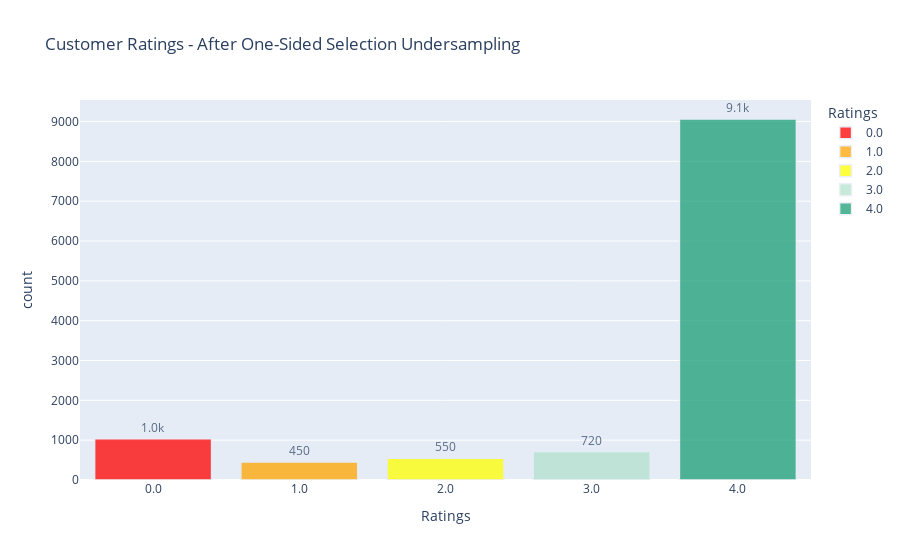

Notebook source saved alongside this figure:
### Markdown cell above
## Checking for Class Imbalance after One-Sided Selection Undersampling

### Code cell
# create a data frame to count the number of customer reviews by products and also rename a column as count
rating_counts = pd.DataFrame(pd.DataFrame(Y_train_oss).rename(columns = {0:'review_star'}).value_counts()).reset_index().rename( \
    columns={'review_star': 'Ratings', 0:'count'})

# add a sort index
rating_counts['Ratings_for_sorting'] = rating_counts['Ratings']

# convert ratings to str type for visualization
rating_counts['Ratings'] = rating_counts['Ratings'].astype(str)

# Sort order by custom column and display 
rating_counts.sort_values(by=['Ratings_for_sorting'], inplace = True)

# use plotly to create a bar graph of number of reviews by brand and using customized color coding 
fig = px.bar(rating_counts, x="Ratings", y="count", color="Ratings", 
             title= "Customer Ratings - After One-Sided Selection Undersampling", text_auto = '.2s', 
             color_discrete_map={'0.0':'red', '1.0':'orange', '2.0': 'yellow',
                                 '3.0':'rgb(179,226,205)', '4.0':'rgb(27,158,119)'})

# figure customization
fig.update_traces(textfont_size=12, textangle=0, textposition="outside", cliponaxis=False,
 marker_line_width=1.5, opacity = 0.75)

### Figure 1 — Plotly figure (JSON) as saved in the notebook; plotly's stock layout.template omitted (floating-point values rounded to 4 significant figures)
{"data": [{"alignmentgroup": "True", "cliponaxis": false, "hovertemplate": "Ratings=%{x}<br>count=%{y}<extra></extra>", "legendgroup": "0.0", "marker": {"color": "red", "line": {"width": 1.5}, "pattern": {"shape": ""}}, "name": "0.0", "offsetgroup": "0.0", "opacity": 0.75, "orientation": "v", "showlegend": true, "textangle": 0, "textfont": {"size": 12}, "textposition": "outside", "texttemplate": "%{y:.2s}", "type": "bar", "x": ["0.0"], "xaxis": "x", "y": [1035], "yaxis": "y"}, {"alignmentgroup": "True", "cliponaxis": false, "hovertemplate": "Ratings=%{x}<br>count=%{y}<extra></extra>", "legendgroup": "1.0", "marker": {"color": "orange", "line": {"width": 1.5}, "pattern": {"shape": ""}}, "name": "1.0", "offsetgroup": "1.0", "opacity": 0.75, "orientation": "v", "showlegend": true, "textangle": 0, "textfont": {"size": 12}, "textposition": "outside", "texttemplate": "%{y:.2s}", "type": "bar", "x": ["1.0"], "xaxis": "x", "y": [451], "yaxis": "y"}, {"alignmentgroup": "True", "cliponaxis": false, "hovertemplate": "Ratings=%{x}<br>count=%{y}<extra></extra>", "legendgroup": "2.0", "marker": {"color": "yellow", "line": {"width": 1.5}, "pattern": {"shape": ""}}, "name": "2.0", "offsetgroup": "2.0", "opacity": 0.75, "orientation": "v", "showlegend": true, "textangle": 0, "textfont": {"size": 12}, "textposition": "outside", "texttemplate": "%{y:.2s}", "type": "bar", "x": ["2.0"], "xaxis": "x", "y": [548], "yaxis": "y"}, {"alignmentgroup": "True", "cliponaxis": false, "hovertemplate": "Ratings=%{x}<br>count=%{y}<extra></extra>", "legendgroup": "3.0", "marker": {"color": "rgb(179,226,205)", "line": {"width": 1.5}, "pattern": {"shape": ""}}, "name": "3.0", "offsetgroup": "3.0", "opacity": 0.75, "orientation": "v", "showlegend": true, "textangle": 0, "textfont": {"size": 12}, "textposition": "outside", "texttemplate": "%{y:.2s}", "type": "bar", "x": ["3.0"], "xaxis": "x", "y": [715], "yaxis": "y"}, {"alignmentgroup": "True", "cliponaxis": false, "hovertemplate": "Ratings=%{x}<br>count=%{y}<extra></extra>", "legendgroup": "4.0", "marker": {"color": "rgb(27,158,119)", "line": {"width": 1.5}, "pattern": {"shape": ""}}, "name": "4.0", "offsetgroup": "4.0", "opacity": 0.75, "orientation": "v", "showlegend": true, "textangle": 0, "textfont": {"size": 12}, "textposition": "outside", "texttemplate": "%{y:.2s}", "type": "bar", "x": ["4.0"], "xaxis": "x", "y": [9064], "yaxis": "y"}], "layout": {"barmode": "relative", "legend": {"title": {"text": "Ratings"}, "tracegroupgap": 0}, "title": {"text": "Customer Ratings - After One-Sided Selection Undersampling"}, "xaxis": {"anchor": "y", "categoryarray": ["0.0", "1.0", "2.0", "3.0", "4.0"], "categoryorder": "array", "domain": [0, 1], "title": {"text": "Ratings"}}, "yaxis": {"anchor": "x", "domain": [0, 1], "title": {"text": "count"}}}}
